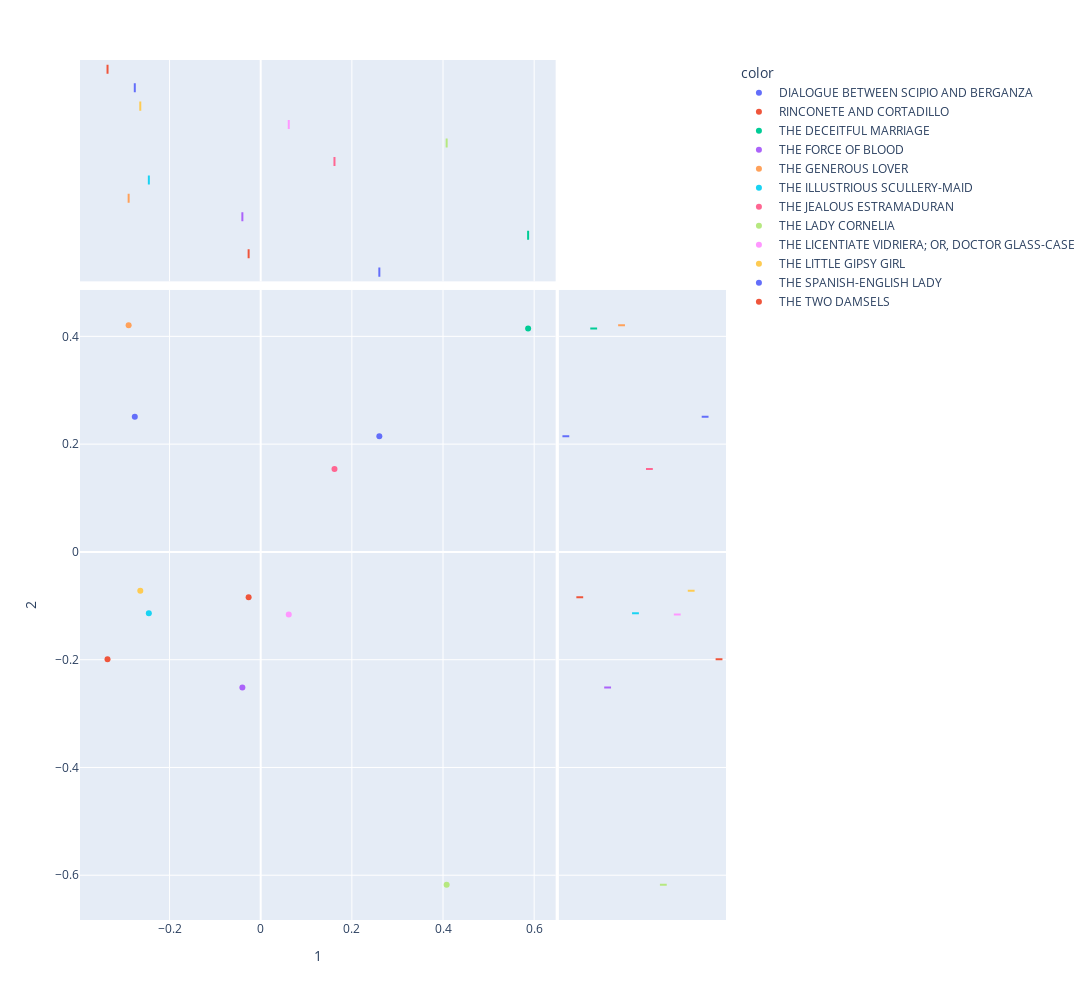

Notebook source saved alongside this figure:
### Code cell
px.scatter(DCM_Eng, 1, 2,
           color = DOC_Eng.title,
           height=1000, width=1200, 
           marginal_x='box', marginal_y='box')

### Figure 1 — Plotly figure (JSON) as saved in the notebook; plotly's stock layout.template omitted (floating-point values rounded to 4 significant figures)
{"data": [{"hovertemplate": "color=DIALOGUE BETWEEN SCIPIO AND BERGANZA<br>1=%{x}<br>2=%{y}<extra></extra>", "legendgroup": "DIALOGUE BETWEEN SCIPIO AND BERGANZA", "marker": {"color": "#636efa", "symbol": "circle"}, "mode": "markers", "name": "DIALOGUE BETWEEN SCIPIO AND BERGANZA", "orientation": "v", "showlegend": true, "type": "scatter", "x": [0.2603], "xaxis": "x", "y": [0.2146], "yaxis": "y"}, {"alignmentgroup": "True", "hovertemplate": "color=DIALOGUE BETWEEN SCIPIO AND BERGANZA<br>1=%{x}<extra></extra>", "legendgroup": "DIALOGUE BETWEEN SCIPIO AND BERGANZA", "marker": {"color": "#636efa", "symbol": "circle"}, "name": "DIALOGUE BETWEEN SCIPIO AND BERGANZA", "notched": true, "offsetgroup": "DIALOGUE BETWEEN SCIPIO AND BERGANZA", "showlegend": false, "type": "box", "x": [0.2603], "xaxis": "x3", "yaxis": "y3"}, {"alignmentgroup": "True", "hovertemplate": "color=DIALOGUE BETWEEN SCIPIO AND BERGANZA<br>2=%{y}<extra></extra>", "legendgroup": "DIALOGUE BETWEEN SCIPIO AND BERGANZA", "marker": {"color": "#636efa", "symbol": "circle"}, "name": "DIALOGUE BETWEEN SCIPIO AND BERGANZA", "notched": true, "offsetgroup": "DIALOGUE BETWEEN SCIPIO AND BERGANZA", "showlegend": false, "type": "box", "xaxis": "x2", "y": [0.2146], "yaxis": "y2"}, {"hovertemplate": "color=RINCONETE AND CORTADILLO<br>1=%{x}<br>2=%{y}<extra></extra>", "legendgroup": "RINCONETE AND CORTADILLO", "marker": {"color": "#EF553B", "symbol": "circle"}, "mode": "markers", "name": "RINCONETE AND CORTADILLO", "orientation": "v", "showlegend": true, "type": "scatter", "x": [-0.0265], "xaxis": "x", "y": [-0.08398], "yaxis": "y"}, {"alignmentgroup": "True", "hovertemplate": "color=RINCONETE AND CORTADILLO<br>1=%{x}<extra></extra>", "legendgroup": "RINCONETE AND CORTADILLO", "marker": {"color": "#EF553B", "symbol": "circle"}, "name": "RINCONETE AND CORTADILLO", "notched": true, "offsetgroup": "RINCONETE AND CORTADILLO", "showlegend": false, "type": "box", "x": [-0.0265], "xaxis": "x3", "yaxis": "y3"}, {"alignmentgroup": "True", "hovertemplate": "color=RINCONETE AND CORTADILLO<br>2=%{y}<extra></extra>", "legendgroup": "RINCONETE AND CORTADILLO", "marker": {"color": "#EF553B", "symbol": "circle"}, "name": "RINCONETE AND CORTADILLO", "notched": true, "offsetgroup": "RINCONETE AND CORTADILLO", "showlegend": false, "type": "box", "xaxis": "x2", "y": [-0.08398], "yaxis": "y2"}, {"hovertemplate": "color=THE DECEITFUL MARRIAGE<br>1=%{x}<br>2=%{y}<extra></extra>", "legendgroup": "THE DECEITFUL MARRIAGE", "marker": {"color": "#00cc96", "symbol": "circle"}, "mode": "markers", "name": "THE DECEITFUL MARRIAGE", "orientation": "v", "showlegend": true, "type": "scatter", "x": [0.5867], "xaxis": "x", "y": [0.4147], "yaxis": "y"}, {"alignmentgroup": "True", "hovertemplate": "color=THE DECEITFUL MARRIAGE<br>1=%{x}<extra></extra>", "legendgroup": "THE DECEITFUL MARRIAGE", "marker": {"color": "#00cc96", "symbol": "circle"}, "name": "THE DECEITFUL MARRIAGE", "notched": true, "offsetgroup": "THE DECEITFUL MARRIAGE", "showlegend": false, "type": "box", "x": [0.5867], "xaxis": "x3", "yaxis": "y3"}, {"alignmentgroup": "True", "hovertemplate": "color=THE DECEITFUL MARRIAGE<br>2=%{y}<extra></extra>", "legendgroup": "THE DECEITFUL MARRIAGE", "marker": {"color": "#00cc96", "symbol": "circle"}, "name": "THE DECEITFUL MARRIAGE", "notched": true, "offsetgroup": "THE DECEITFUL MARRIAGE", "showlegend": false, "type": "box", "xaxis": "x2", "y": [0.4147], "yaxis": "y2"}, {"hovertemplate": "color=THE FORCE OF BLOOD<br>1=%{x}<br>2=%{y}<extra></extra>", "legendgroup": "THE FORCE OF BLOOD", "marker": {"color": "#ab63fa", "symbol": "circle"}, "mode": "markers", "name": "THE FORCE OF BLOOD", "orientation": "v", "showlegend": true, "type": "scatter", "x": [-0.04022], "xaxis": "x", "y": [-0.2516], "yaxis": "y"}, {"alignmentgroup": "True", "hovertemplate": "color=THE FORCE OF BLOOD<br>1=%{x}<extra></extra>", "legendgroup": "THE FORCE OF BLOOD", "marker": {"color": "#ab63fa", "symbol": "circle"}, "name": "THE FORCE OF BLOOD", "notched": true, "offsetgroup": "THE FORCE OF BLOOD", "showlegend": false, "type": "box", "x": [-0.04022], "xaxis": "x3", "yaxis": "y3"}, {"alignmentgroup": "True", "hovertemplate": "color=THE FORCE OF BLOOD<br>2=%{y}<extra></extra>", "legendgroup": "THE FORCE OF BLOOD", "marker": {"color": "#ab63fa", "symbol": "circle"}, "name": "THE FORCE OF BLOOD", "notched": true, "offsetgroup": "THE FORCE OF BLOOD", "showlegend": false, "type": "box", "xaxis": "x2", "y": [-0.2516], "yaxis": "y2"}, {"hovertemplate": "color=THE GENEROUS LOVER<br>1=%{x}<br>2=%{y}<extra></extra>", "legendgroup": "THE GENEROUS LOVER", "marker": {"color": "#FFA15A", "symbol": "circle"}, "mode": "markers", "name": "THE GENEROUS LOVER", "orientation": "v", "showlegend": true, "type": "scatter", "x": [-0.2898], "xaxis": "x", "y": [0.4207], "yaxis": "y"}, {"alignmentgroup": "True", "hovertemplate": "color=THE GENEROUS LOVER<br>1=%{x}<extra></extra>", "legendgroup": "THE GENEROUS LOVER", "marker": {"color": "#FFA15A", "symbol": "circle"}, "name": "THE GENEROUS LOVER", "notched": true, "offsetgroup": "THE GENEROUS LOVER", "showlegend": false, "type": "box", "x": [-0.2898], "xaxis": "x3", "yaxis": "y3"}, {"alignmentgroup": "True", "hovertemplate": "color=THE GENEROUS LOVER<br>2=%{y}<extra></extra>", "legendgroup": "THE GENEROUS LOVER", "marker": {"color": "#FFA15A", "symbol": "circle"}, "name": "THE GENEROUS LOVER", "notched": true, "offsetgroup": "THE GENEROUS LOVER", "showlegend": false, "type": "box", "xaxis": "x2", "y": [0.4207], "yaxis": "y2"}, {"hovertemplate": "color=THE ILLUSTRIOUS SCULLERY-MAID<br>1=%{x}<br>2=%{y}<extra></extra>", "legendgroup": "THE ILLUSTRIOUS SCULLERY-MAID", "marker": {"color": "#19d3f3", "symbol": "circle"}, "mode": "markers", "name": "THE ILLUSTRIOUS SCULLERY-MAID", "orientation": "v", "showlegend": true, "type": "scatter", "x": [-0.2454], "xaxis": "x", "y": [-0.1138], "yaxis": "y"}, {"alignmentgroup": "True", "hovertemplate": "color=THE ILLUSTRIOUS SCULLERY-MAID<br>1=%{x}<extra></extra>", "legendgroup": "THE ILLUSTRIOUS SCULLERY-MAID", "marker": {"color": "#19d3f3", "symbol": "circle"}, "name": "THE ILLUSTRIOUS SCULLERY-MAID", "notched": true, "offsetgroup": "THE ILLUSTRIOUS SCULLERY-MAID", "showlegend": false, "type": "box", "x": [-0.2454], "xaxis": "x3", "yaxis": "y3"}, {"alignmentgroup": "True", "hovertemplate": "color=THE ILLUSTRIOUS SCULLERY-MAID<br>2=%{y}<extra></extra>", "legendgroup": "THE ILLUSTRIOUS SCULLERY-MAID", "marker": {"color": "#19d3f3", "symbol": "circle"}, "name": "THE ILLUSTRIOUS SCULLERY-MAID", "notched": true, "offsetgroup": "THE ILLUSTRIOUS SCULLERY-MAID", "showlegend": false, "type": "box", "xaxis": "x2", "y": [-0.1138], "yaxis": "y2"}, {"hovertemplate": "color=THE JEALOUS ESTRAMADURAN<br>1=%{x}<br>2=%{y}<extra></extra>", "legendgroup": "THE JEALOUS ESTRAMADURAN", "marker": {"color": "#FF6692", "symbol": "circle"}, "mode": "markers", "name": "THE JEALOUS ESTRAMADURAN", "orientation": "v", "showlegend": true, "type": "scatter", "x": [0.1619], "xaxis": "x", "y": [0.1538], "yaxis": "y"}, {"alignmentgroup": "True", "hovertemplate": "color=THE JEALOUS ESTRAMADURAN<br>1=%{x}<extra></extra>", "legendgroup": "THE JEALOUS ESTRAMADURAN", "marker": {"color": "#FF6692", "symbol": "circle"}, "name": "THE JEALOUS ESTRAMADURAN", "notched": true, "offsetgroup": "THE JEALOUS ESTRAMADURAN", "showlegend": false, "type": "box", "x": [0.1619], "xaxis": "x3", "yaxis": "y3"}, {"alignmentgroup": "True", "hovertemplate": "color=THE JEALOUS ESTRAMADURAN<br>2=%{y}<extra></extra>", "legendgroup": "THE JEALOUS ESTRAMADURAN", "marker": {"color": "#FF6692", "symbol": "circle"}, "name": "THE JEALOUS ESTRAMADURAN", "notched": true, "offsetgroup": "THE JEALOUS ESTRAMADURAN", "showlegend": false, "type": "box", "xaxis": "x2", "y": [0.1538], "yaxis": "y2"}, {"hovertemplate": "color=THE LADY CORNELIA<br>1=%{x}<br>2=%{y}<extra></extra>", "legendgroup": "THE LADY CORNELIA", "marker": {"color": "#B6E880", "symbol": "circle"}, "mode": "markers", "name": "THE LADY CORNELIA", "orientation": "v", "showlegend": true, "type": "scatter", "x": [0.408], "xaxis": "x", "y": [-0.6177], "yaxis": "y"}, {"alignmentgroup": "True", "hovertemplate": "color=THE LADY CORNELIA<br>1=%{x}<extra></extra>", "legendgroup": "THE LADY CORNELIA", "marker": {"color": "#B6E880", "symbol": "circle"}, "name": "THE LADY CORNELIA", "notched": true, "offsetgroup": "THE LADY CORNELIA", "showlegend": false, "type": "box", "x": [0.408], "xaxis": "x3", "yaxis": "y3"}, {"alignmentgroup": "True", "hovertemplate": "color=THE LADY CORNELIA<br>2=%{y}<extra></extra>", "legendgroup": "THE LADY CORNELIA", "marker": {"color": "#B6E880", "symbol": "circle"}, "name": "THE LADY CORNELIA", "notched": true, "offsetgroup": "THE LADY CORNELIA", "showlegend": false, "type": "box", "xaxis": "x2", "y": [-0.6177], "yaxis": "y2"}, {"hovertemplate": "color=THE LICENTIATE VIDRIERA; OR, DOCTOR GLASS-CASE<br>1=%{x}<br>2=%{y}<extra></extra>", "legendgroup": "THE LICENTIATE VIDRIERA; OR, DOCTOR GLASS-CASE", "marker": {"color": "#FF97FF", "symbol": "circle"}, "mode": "markers", "name": "THE LICENTIATE VIDRIERA; OR, DOCTOR GLASS-CASE", "orientation": "v", "showlegend": true, "type": "scatter", "x": [0.06156], "xaxis": "x", "y": [-0.1163], "yaxis": "y"}, {"alignmentgroup": "True", "hovertemplate": "color=THE LICENTIATE VIDRIERA; OR, DOCTOR GLASS-CASE<br>1=%{x}<extra></extra>", "legendgroup": "THE LICENTIATE VIDRIERA; OR, DOCTOR GLASS-CASE", "marker": {"color": "#FF97FF", "symbol": "circle"}, "name": "THE LICENTIATE VIDRIERA; OR, DOCTOR GLASS-CASE", "notched": true, "offsetgroup": "THE LICENTIATE VIDRIERA; OR, DOCTOR GLASS-CASE", "showlegend": false, "type": "box", "x": [0.06156], "xaxis": "x3", "yaxis": "y3"}, {"alignmentgroup": "True", "hovertemplate": "color=THE LICENTIATE VIDRIERA; OR, DOCTOR GLASS-CASE<br>2=%{y}<extra></extra>", "legendgroup": "THE LICENTIATE VIDRIERA; OR, DOCTOR GLASS-CASE", "marker": {"color": "#FF97FF", "symbol": "circle"}, "name": "THE LICENTIATE VIDRIERA; OR, DOCTOR GLASS-CASE", "notched": true, "offsetgroup": "THE LICENTIATE VIDRIERA; OR, DOCTOR GLASS-CASE", "showlegend": false, "type": "box", "xaxis": "x2", "y": [-0.1163], "yaxis": "y2"}, {"hovertemplate": "color=THE LITTLE GIPSY GIRL<br>1=%{x}<br>2=%{y}<extra></extra>", "legendgroup": "THE LITTLE GIPSY GIRL", "marker": {"color": "#FECB52", "symbol": "circle"}, "mode": "markers", "name": "THE LITTLE GIPSY GIRL", "orientation": "v", "showlegend": true, "type": "scatter", "x": [-0.2642], "xaxis": "x", "y": [-0.07217], "yaxis": "y"}, {"alignmentgroup": "True", "hovertemplate": "color=THE LITTLE GIPSY GIRL<br>1=%{x}<extra></extra>", "legendgroup": "THE LITTLE GIPSY GIRL", "marker": {"color": "#FECB52", "symbol": "circle"}, "name": "THE LITTLE GIPSY GIRL", "notched": true, "offsetgroup": "THE LITTLE GIPSY GIRL", "showlegend": false, "type": "box", "x": [-0.2642], "xaxis": "x3", "yaxis": "y3"}, {"alignmentgroup": "True", "hovertemplate": "color=THE LITTLE GIPSY GIRL<br>2=%{y}<extra></extra>", "legendgroup": "THE LITTLE GIPSY GIRL", "marker": {"color": "#FECB52", "symbol": "circle"}, "name": "THE LITTLE GIPSY GIRL", "notched": true, "offsetgroup": "THE LITTLE GIPSY GIRL", "showlegend": false, "type": "box", "xaxis": "x2", "y": [-0.07217], "yaxis": "y2"}, {"hovertemplate": "color=THE SPANISH-ENGLISH LADY<br>1=%{x}<br>2=%{y}<extra></extra>", "legendgroup": "THE SPANISH-ENGLISH LADY", "marker": {"color": "#636efa", "symbol": "circle"}, "mode": "markers", "name": "THE SPANISH-ENGLISH LADY", "orientation": "v", "showlegend": true, "type": "scatter", "x": [-0.2763], "xaxis": "x", "y": [0.2508], "yaxis": "y"}, {"alignmentgroup": "True", "hovertemplate": "color=THE SPANISH-ENGLISH LADY<br>1=%{x}<extra></extra>", "legendgroup": "THE SPANISH-ENGLISH LADY", "marker": {"color": "#636efa", "symbol": "circle"}, "name": "THE SPANISH-ENGLISH LADY", "notched": true, "offsetgroup": "THE SPANISH-ENGLISH LADY", "showlegend": false, "type": "box", "x": [-0.2763], "xaxis": "x3", "yaxis": "y3"}, {"alignmentgroup": "True", "hovertemplate": "color=THE SPANISH-ENGLISH LADY<br>2=%{y}<extra></extra>", "legendgroup": "THE SPANISH-ENGLISH LADY", "marker": {"color": "#636efa", "symbol": "circle"}, "name": "THE SPANISH-ENGLISH LADY", "notched": true, "offsetgroup": "THE SPANISH-ENGLISH LADY", "showlegend": false, "type": "box", "xaxis": "x2", "y": [0.2508], "yaxis": "y2"}, {"hovertemplate": "color=THE TWO DAMSELS<br>1=%{x}<br>2=%{y}<extra></extra>", "legendgroup": "THE TWO DAMSELS", "marker": {"color": "#EF553B", "symbol": "circle"}, "mode": "markers", "name": "THE TWO DAMSELS", "orientation": "v", "showlegend": true, "type": "scatter", "x": [-0.3361], "xaxis": "x", "y": [-0.1992], "yaxis": "y"}, {"alignmentgroup": "True", "hovertemplate": "color=THE TWO DAMSELS<br>1=%{x}<extra></extra>", "legendgroup": "THE TWO DAMSELS", "marker": {"color": "#EF553B", "symbol": "circle"}, "name": "THE TWO DAMSELS", "notched": true, "offsetgroup": "THE TWO DAMSELS", "showlegend": false, "type": "box", "x": [-0.3361], "xaxis": "x3", "yaxis": "y3"}, {"alignmentgroup": "True", "hovertemplate": "color=THE TWO DAMSELS<br>2=%{y}<extra></extra>", "legendgroup": "THE TWO DAMSELS", "marker": {"color": "#EF553B", "symbol": "circle"}, "name": "THE TWO DAMSELS", "notched": true, "offsetgroup": "THE TWO DAMSELS", "showlegend": false, "type": "box", "xaxis": "x2", "y": [-0.1992], "yaxis": "y2"}], "layout": {"height": 1000, "legend": {"title": {"text": "color"}, "tracegroupgap": 0}, "margin": {"t": 60}, "width": 1200, "xaxis": {"anchor": "y", "autorange": true, "domain": [0, 0.7363], "range": [-0.3956, 0.6463], "title": {"text": "1"}, "type": "linear"}, "xaxis2": {"anchor": "y2", "autorange": true, "domain": [0.7413, 1], "matches": "x2", "range": [-0.5, 11.5], "showgrid": false, "showline": false, "showticklabels": false, "ticks": "", "type": "category"}, "xaxis3": {"anchor": "y3", "autorange": true, "domain": [0, 0.7363], "matches": "x", "range": [-0.3956, 0.6463], "showgrid": true, "showticklabels": false, "type": "linear"}, "xaxis4": {"anchor": "y4", "domain": [0.7413, 1], "matches": "x2", "showgrid": false, "showline": false, "showticklabels": false, "ticks": ""}, "yaxis": {"anchor": "x", "autorange": true, "domain": [0, 0.7326], "range": [-0.6831, 0.4861], "title": {"text": "2"}, "type": "linear"}, "yaxis2": {"anchor": "x2", "autorange": true, "domain": [0, 0.7326], "matches": "y", "range": [-0.6831, 0.4861], "showgrid": true, "showticklabels": false, "type": "linear"}, "yaxis3": {"anchor": "x3", "autorange": true, "domain": [0.7426, 1], "matches": "y3", "range": [-0.5, 11.5], "showgrid": false, "showline": false, "showticklabels": false, "ticks": "", "type": "category"}, "yaxis4": {"anchor": "x4", "domain": [0.7426, 1], "matches": "y3", "showgrid": true, "showline": false, "showticklabels": false, "ticks": ""}}}
